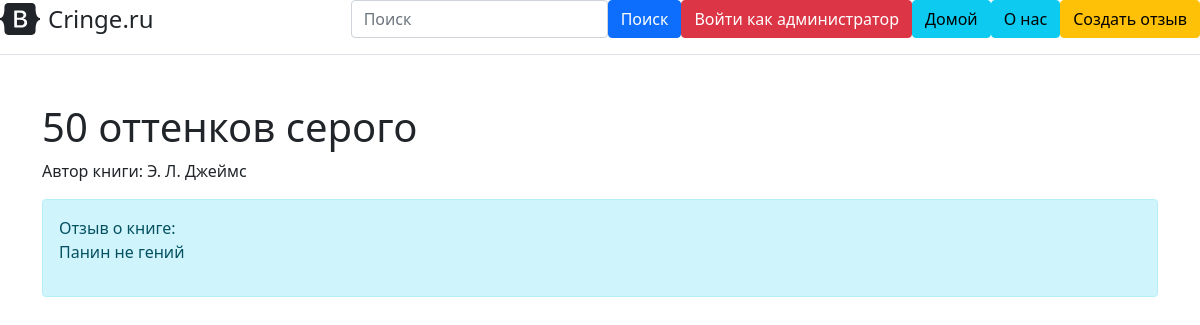
The page /home/detail/4 on the database as committed earlier.
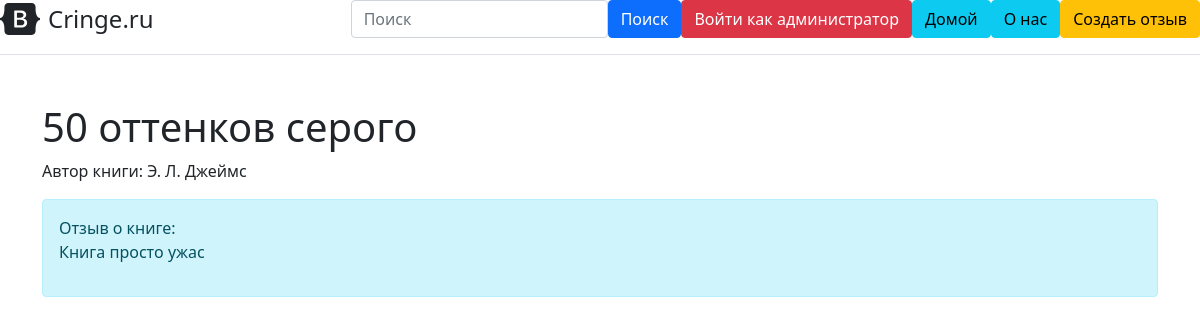
The same page on the database as committed later.
### main.py (models this page shows, shortened)
class Book(db.Model):
    __tablename__ = 'book'
    current_date = datetime.now()
    id = db.Column(db.Integer, primary_key=True)
    book_name = db.Column(db.String(1000), nullable=True)
    author_name = db.Column(db.String(300), nullable=True)
    text = db.Column(db.Text, nullable=True)
    date = db.Column(db.Text, nullable=True)
    comment_rate = db.Column(db.Integer, nullable=True)

### main.py (the view)
@app.route('/home/detail/<int:id>')
def detail(id):
    bookk = Book.query.get(id)
    return render_template("post-detail.html", bookk=bookk)

### templates/post-detail.html (shortened to what this page needs)
{% extends 'base.html' %}
{% block body %}
    <div class="container mt-5">
        <h1>{{ bookk.book_name }}</h1>
        <p>Автор книги: {{bookk.author_name}}</p>
        <div class="alert alert-info">
            Отзыв о книге:
            <p>{{ bookk.text }}</p>
        </div>
    </div>
{% endblock %}

### templates/base.html (shortened to what this page needs)
<!doctype html>
<html lang="ru">
<head>
    <link rel="stylesheet" href="{{ url_for('static', filename='css/main.css') }}">
    <link href="https://cdn.jsdelivr.net/npm/bootstrap@5.1.3/dist/css/bootstrap.min.css" rel="stylesheet">
</head>
<body>
<body>
<div class="d-flex flex-column flex-md-row align-items-center pb-3 mb-4 border-bottom">
      <a href="/" class="d-flex align-items-center text-dark text-decoration-none">
        <span class="fs-4">Cringe.ru</span>
      </a>
      <nav class="d-inline-flex mt-2 mt-md-0 ms-md-auto">
          <p></p><form class="navbar-form nav" method="GET">
        <div class="form-group">
            <input type="text" class="form-control" placeholder="Поиск" name="q" value="{{ request.args.get('q', '') }}">
        </div>
        <button type="submit" class="btn btn-primary">Поиск</button>
    </form>
          <a class="btn btn-danger" href="/admin">Войти как администратор</a>
        <a class="btn btn-info" href="/home">Домой</a>
        <a class="btn btn-info" href="/about">О нас</a>
          <a class="btn btn-warning" href="/create_post">Создать отзыв</a>
      </nav>
    </div>
</body>
    {% block body %}{% endblock %}
</body>
</html>

Rows that differ between the two databases and show on the page:
changed Book "50 оттенков серого": text "Панин не гений" → "Книга просто ужас"
